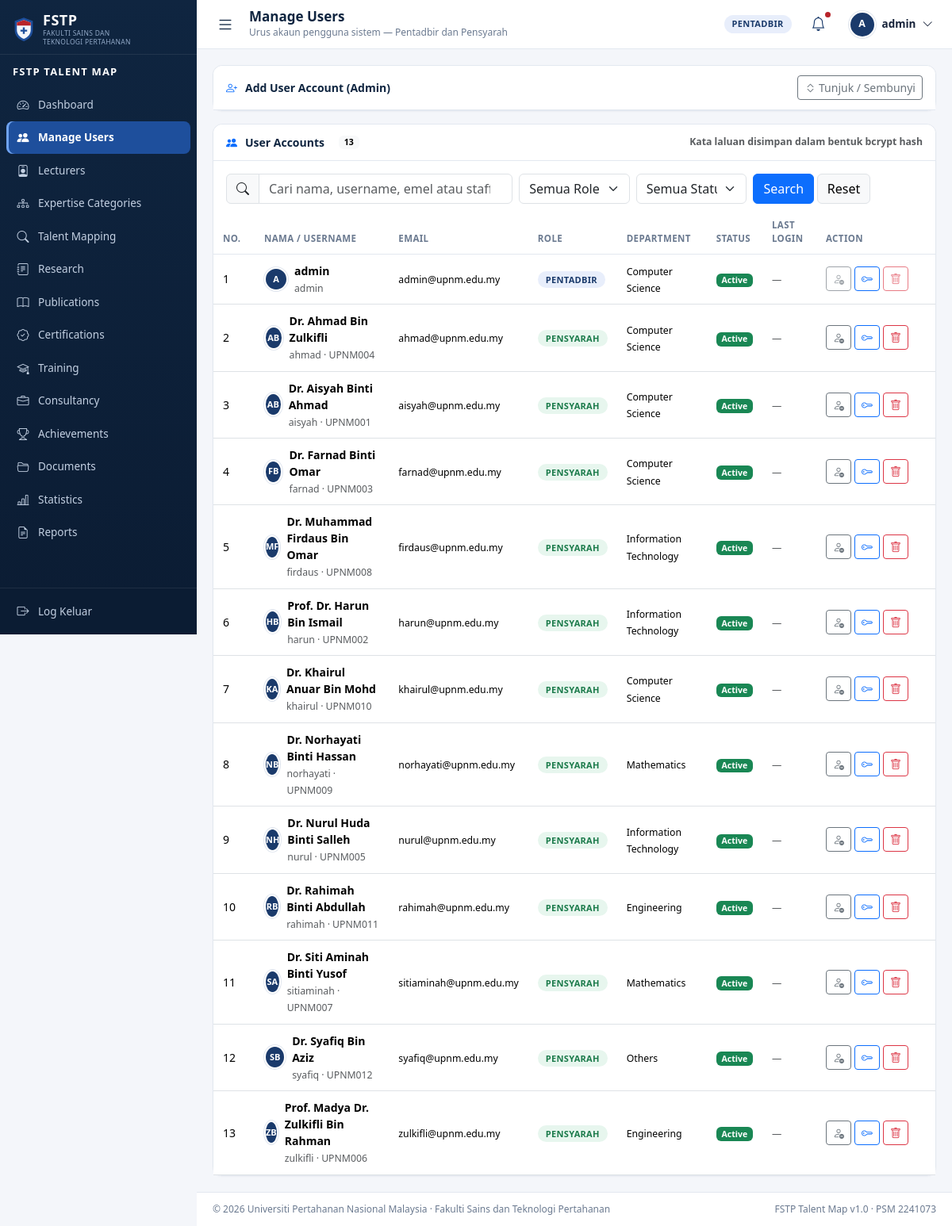
The page /admin/users.php (signed in) on the database its author committed.
### tables this page shows
CREATE TABLE users (
  user_id          INT AUTO_INCREMENT PRIMARY KEY,
  username         VARCHAR(50)  NOT NULL UNIQUE,
  email            VARCHAR(100) NOT NULL UNIQUE,
  password         VARCHAR(255) NOT NULL COMMENT 'password_hash() bcrypt',
  `role`           ENUM('admin','lecturer') NOT NULL DEFAULT 'lecturer',
  department_id    INT          NULL,
  status           ENUM('active','inactive') NOT NULL DEFAULT 'active',
  initial_password VARCHAR(50)  NULL COMMENT 'shown once when Admin resets',
  must_change_pw   TINYINT(1)   NOT NULL DEFAULT 0,
  last_login       DATETIME     NULL,
  created_at       DATETIME     NOT NULL DEFAULT CURRENT_TIMESTAMP,
  CONSTRAINT fk_users_department FOREIGN KEY (department_id)
    REFERENCES departments(department_id) ON DELETE SET NULL,
  INDEX idx_users_role (role),
  INDEX idx_users_status (status)
);

CREATE TABLE departments (
  department_id   INT AUTO_INCREMENT PRIMARY KEY,
  department_code VARCHAR(20)  NOT NULL UNIQUE,
  department_name VARCHAR(100) NOT NULL UNIQUE,
  description     TEXT         NULL,
  status          ENUM('active','inactive') NOT NULL DEFAULT 'active'
);

CREATE TABLE lecturers (
  lecturer_id   INT AUTO_INCREMENT PRIMARY KEY,
  user_id       INT          NOT NULL UNIQUE,
  staff_no      VARCHAR(20)  NOT NULL UNIQUE,
  full_name     VARCHAR(100) NOT NULL,
  email         VARCHAR(100) NOT NULL,
  department_id INT          NOT NULL,
  `position`    VARCHAR(100) NOT NULL,
  phone         VARCHAR(20)  NULL,
  location      VARCHAR(100) NULL,
  profile_photo VARCHAR(255) NULL,
  research_area TEXT         NULL,
  status        ENUM('active','inactive') NOT NULL DEFAULT 'active',
  created_at    DATETIME     NOT NULL DEFAULT CURRENT_TIMESTAMP,
  updated_at    DATETIME     NOT NULL DEFAULT CURRENT_TIMESTAMP ON UPDATE CURRENT_TIMESTAMP,
  CONSTRAINT fk_lecturers_user       FOREIGN KEY (user_id)       REFERENCES users(user_id)       ON DELETE CASCADE,
  CONSTRAINT fk_lecturers_department FOREIGN KEY (department_id) REFERENCES departments(department_id) ON DELETE RESTRICT,
  INDEX idx_lecturers_name (full_name),
  INDEX idx_lecturers_dept (department_id)
);

### admin/users.php (the view, shortened to what the rows shown need)
<?php
require_once __DIR__ . '/../includes/auth.php';
require_admin();
$pdo      = db();
$me       = current_user();
$meId     = (int)$me['user_id'];
$params = [];
$sql = 'SELECT u.user_id, u.username, u.email, u.`role`, u.status, u.last_login, u.created_at,
               u.must_change_pw, d.department_name, l.full_name, l.staff_no, l.`position`, l.lecturer_id
          FROM users u
          LEFT JOIN departments d ON d.department_id = u.department_id
          LEFT JOIN lecturers  l ON l.user_id = u.user_id';
$sql .= ' ORDER BY u.`role` ASC, u.username ASC';
$stmt = $pdo->prepare($sql);
$stmt->execute($params);
$users = $stmt->fetchAll();
$page_title = 'Manage Users';
require_once __DIR__ . '/../includes/header.php';
?>
<div class="card">
    <div class="table-responsive">
        <table class="table table-hover align-middle mb-0">
            <thead>
                <tr>
                    <th style="width:52px">No.</th>
                    <th>Nama / Username</th>
                    <th>Email</th>
                    <th>Role</th>
                    <th>Department</th>
                    <th>Status</th>
                    <th>Last Login</th>
                    <th style="width:150px">Action</th>
                </tr>
            </thead>
            <tbody>
            <?php if (!$users): ?>
                <tr>
                    <td colspan="8">
                        <div class="empty-state">
                            <i class="bi bi-people"></i>Tiada akaun sepadan dengan carian anda.
                        </div>
                    </td>
                </tr>
            <?php else: ?>
                <?php foreach ($users as $i => $row): ?>
                    <tr>
                        <td><?= $i + 1 ?></td>
                        <td>
                            <div class="d-flex align-items-center gap-2">
                                <span class="avatar avatar-initials" style="width:30px;height:30px;font-size:11px">
                                    <?= e(initials($row['full_name'] ?: $row['username'])) ?>
                                </span>
                                <span>
                                    <b><?= e($row['full_name'] ?: $row['username']) ?></b>
                                    <br><small class="text-muted">
                                        <?= e($row['username']) ?>
                                        <?= $row['staff_no'] ? ' &middot; ' . e($row['staff_no']) : '' ?>
                                    </small>
                                </span>
                            </div>
                        </td>
                        <td><small><?= e($row['email']) ?></small></td>
                        <td>
                            <span class="role-chip role-<?= e($row['role']) ?>">
                                <?= $row['role'] === 'admin' ? 'Pentadbir' : 'Pensyarah' ?>
                            </span>
                        </td>
                        <td><small><?= e($row['department_name'] ?? '—') ?></small></td>
                        <td>
                            <?php if ($row['status'] === 'active'): ?>
                                <span class="badge text-bg-success">Active</span>
                            <?php else: ?>
                                <span class="badge text-bg-secondary">Inactive</span>
                            <?php endif; ?>
                        </td>
                        <td><small class="text-muted"><?= e(relative_time($row['last_login'])) ?></small></td>
                        <td>
                            <div class="d-flex gap-1">
                                <form method="post" class="d-inline">
                                    <button class="btn btn-sm btn-outline-secondary" type="submit"
                                            title="<?= $row['status'] === 'active' ? 'Nyahaktifkan' : 'Aktifkan' ?>"
                                            <?= (int)$row['user_id'] === $meId ? 'disabled' : '' ?>>
                                        <i class="bi <?= $row['status'] === 'active' ? 'bi-person-dash' : 'bi-person-check' ?>"></i>
                                    </button>
                                </form>
                                <form method="post" class="d-inline">
                                    <button class="btn btn-sm btn-outline-primary" type="submit"
                                            title="Reset kata laluan"
                                            data-confirm="Jana kata laluan baharu untuk '<?= e($row['username']) ?>'?">
                                        <i class="bi bi-key"></i>
                                    </button>
                                </form>
                                <form method="post" class="d-inline">
                                    <button class="btn btn-sm btn-outline-danger" type="submit"
                                            title="Hapus akaun"
                                            data-confirm="Hapuskan akaun '<?= e($row['username']) ?>'? SEMUA rekod berkaitan (profil, penyelidikan, penerbitan, dokumen) akan turut dihapuskan. Tindakan ini tidak boleh dibatalkan."
                                            <?= (int)$row['user_id'] === $meId ? 'disabled' : '' ?>>
                                        <i class="bi bi-trash"></i>
                                    </button>
                                </form>
                            </div>
                        </td>
                    </tr>
                <?php endforeach; ?>
            <?php endif; ?>
            </tbody>
        </table>
    </div>
</div>
<?php require_once __DIR__ . '/../includes/footer.php'; ?>

### includes/header.php (shortened to what the rows shown need)
<?php
require_once __DIR__ . '/auth.php';
$__user      = current_user();
$page_title  = $page_title ?? 'Dashboard';
$avatarPhoto = $__user['profile_photo'] ?? null;
$avatarPath  = $avatarPhoto && is_file(UPLOAD_PHOTO_DIR . '/' . $avatarPhoto)
    ? UPLOAD_PHOTO_URL . '/' . rawurlencode($avatarPhoto)
    : null;
?>
<!DOCTYPE html>
<html lang="ms">
<head>
<link rel="stylesheet" href="<?= e(ASSETS_URL) ?>/vendor/bootstrap/bootstrap.min.css">
<link rel="stylesheet" href="<?= e(ASSETS_URL) ?>/vendor/bootstrap-icons/bootstrap-icons.css">
<link rel="stylesheet" href="<?= e(ASSETS_URL) ?>/css/app.css">
</head>
<body class="app-body">
<div class="app-shell">
    <div class="app-main">
        <header class="app-topbar">
            <div class="topbar-title">
                <h1><?= e($page_title) ?></h1>
            </div>
            <div class="topbar-right">
                <div class="dropdown">
                    <button class="user-menu" type="button" data-bs-toggle="dropdown" aria-expanded="false">
                        <?php if ($avatarPath): ?>
                            <img class="avatar" src="<?= e($avatarPath) ?>" alt="">
                        <?php else: ?>
                            <span class="avatar avatar-initials"><?= e(initials(display_name())) ?></span>
                        <?php endif; ?>
                        <span class="user-menu-name"><?= e(display_name()) ?></span>
                        <i class="bi bi-chevron-down"></i>
                    </button>
                </div>
            </div>
        </header>
        <main class="app-content">

### rows shown on the page
users: initials(display_name()) "A", role "admin", username "A", username "admin", email "admin@upnm.edu.my", shows "PENTADBIR", department.department_name "Computer Science", status "Active", last_login "—"
lecturers: full_name "AB", full_name "Dr. Ahmad Bin Zulkifli", user.username "ahmad", staff_no "UPNM004", user.email "ahmad@upnm.edu.my", shows "PENSYARAH", department.department_name "Computer Science", user.last_login "—"
lecturers: full_name "AB", full_name "Dr. Aisyah Binti Ahmad", user.username "aisyah", staff_no "UPNM001", user.email "aisyah@upnm.edu.my", shows "PENSYARAH", department.department_name "Computer Science", user.last_login "—"
lecturers: full_name "FB", full_name "Dr. Farnad Binti Omar", user.username "farnad", staff_no "UPNM003", user.email "farnad@upnm.edu.my", shows "PENSYARAH", department.department_name "Computer Science", user.last_login "—"
lecturers: full_name "MF", full_name "Dr. Muhammad Firdaus Bin Omar", user.username "firdaus", staff_no "UPNM008", user.email "firdaus@upnm.edu.my", shows "PENSYARAH", department.department_name "Information Technology", user.last_login "—"
lecturers: full_name "HB", full_name "Prof. Dr. Harun Bin Ismail", user.username "harun", staff_no "UPNM002", user.email "harun@upnm.edu.my", shows "PENSYARAH", department.department_name "Information Technology", user.last_login "—"
lecturers: full_name "KA", full_name "Dr. Khairul Anuar Bin Mohd", user.username "khairul", staff_no "UPNM010", user.email "khairul@upnm.edu.my", shows "PENSYARAH", department.department_name "Computer Science", user.last_login "—"
lecturers: full_name "NB", full_name "Dr. Norhayati Binti Hassan", user.username "norhayati", staff_no "UPNM009", user.email "norhayati@upnm.edu.my", shows "PENSYARAH", department.department_name "Mathematics", user.last_login "—"
lecturers: full_name "NH", full_name "Dr. Nurul Huda Binti Salleh", user.username "nurul", staff_no "UPNM005", user.email "nurul@upnm.edu.my", shows "PENSYARAH", department.department_name "Information Technology", user.last_login "—"
lecturers: full_name "RB", full_name "Dr. Rahimah Binti Abdullah", user.username "rahimah", staff_no "UPNM011", user.email "rahimah@upnm.edu.my", shows "PENSYARAH", department.department_name "Engineering", user.last_login "—"
lecturers: full_name "SA", full_name "Dr. Siti Aminah Binti Yusof", user.username "sitiaminah", staff_no "UPNM007", user.email "sitiaminah@upnm.edu.my", shows "PENSYARAH", department.department_name "Mathematics", user.last_login "—"
lecturers: full_name "SB", full_name "Dr. Syafiq Bin Aziz", user.username "syafiq", staff_no "UPNM012", user.email "syafiq@upnm.edu.my", shows "PENSYARAH", department.department_name "Others", user.last_login "—"
lecturers: full_name "ZB", full_name "Prof. Madya Dr. Zulkifli Bin Rahman", user.username "zulkifli", staff_no "UPNM006", user.email "zulkifli@upnm.edu.my", shows "PENSYARAH", department.department_name "Engineering", user.last_login "—"

### other values the page prints
$label "Dashboard"
$label "Manage Users"
$label "Lecturers"
$label "Expertise Categories"
$label "Talent Mapping"
$label "Research"
$label "Publications"
$label "Certifications"
$label "Training"
$label "Consultancy"
$label "Achievements"
$label "Documents"
$label "Statistics"
$label "Reports"
$page_title "Manage Users"
